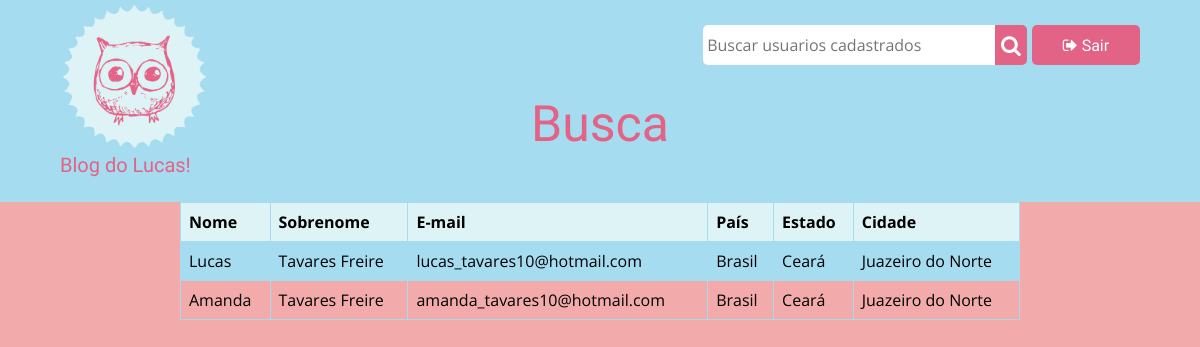
The app's page /tela_resultados.php with its own data.
### tables this page shows
CREATE TABLE `usuario` (
  `id` int(11) NOT NULL,
  `nome` varchar(200) NOT NULL,
  `sobrenome` varchar(200) NOT NULL,
  `pais` varchar(200) NOT NULL,
  `estado` varchar(200) NOT NULL,
  `cidade` varchar(200) NOT NULL,
  `email` varchar(200) NOT NULL,
  `senha` varchar(200) NOT NULL
);

### tela_resultados.php (the view, shortened to what this page needs)
<?php
    include "script_conexao_bd.php";
?>
<!DOCTYPE html>
<html lang="en">
<head>
    <link rel="stylesheet" href="css/style.css">
    <link rel="stylesheet" href="css/font-awesome/css/font-awesome.min.css">
</head>
<body>
    <header class="cabecalho">
        <button class="btn_opcoes" onclick="redirecionar_logout()"><i class="fa fa-sign-out" aria-hidden="true"></i> Sair</button>
        <form name="formBusca" method="post" action="tela_resultados.php">
            <input type="text" name="txt_busca" placeholder=" Buscar usuarios cadastrados">
            <button class="btn_busca" type="submit"><i class="fa fa-search fa-lg"></i></button>
        </form>
        <h1 class="labelPagina">Busca</h1>
        <h1 class="logo"><a href="index.php" title="Blog do Lucas"></a></h1>
        <h1 class="legendaLogo">Blog do Lucas!</h1>
    </header>
    <header class="resultados">
        <?php
            $txt_busca = $_POST['txt_busca'];
            $sql = mysqli_query($conexao, "SELECT * FROM usuario WHERE CONCAT(nome, sobrenome) like '%".$txt_busca."%'");
            $linhas = mysqli_num_rows($sql);
            if($linhas > 0){
                echo "<table>
                        <tr>
                            <th>Nome</th>
                            <th>Sobrenome</th>
                            <th>E-mail</th>
                            <th>País</th>
                            <th>Estado</th>
                            <th>Cidade</th>
                        </tr> ";
                while($linha = mysqli_fetch_array($sql)){
                    $nome = $linha['nome'];
                    $sobrenome = $linha['sobrenome'];
                    $email = $linha['email'];
                    $pais = $linha['pais'];
                    $estado = $linha['estado'];
                    $cidade = $linha['cidade'];
                    echo "<tr>
                            <td>".$nome."</td>
                            <td>".$sobrenome."</td>
                            <td>".$email."</td>
                            <td>".$pais."</td>
                            <td>".$estado."</td>
                            <td>".$cidade."</td>
                        </tr>";
                }
                echo "</table>";
            }
        ?>
    </header>
</body>
</html>

### css/style.css (style rules this page uses)
* { margin: 0; padding: 0; font-size: 100%; font-family: 'Open Sans', sans-serif; font-weight: normal; box-sizing:border-box; border:none; outline: none; }
body { background-color: #f2aaaa; }
a { text-decoration: none; }
.cabecalho { width: 100%; float: left; padding: 25px 5%; background-color: #a6dcef; }
.logo a { width: 150px; margin-top: -150px; height: 150px; float: left; background: url(../imgs/logo2.png) no-repeat; background-size: 150px; }
.legendaLogo { font-size: 20px; font-family: 'Leckerli One', cursive; color: #e36387; }
.labelPagina { font-size: 50px; font-family: 'Leckerli One', cursive; color: #e36387; text-align: center; margin-top: 70px; }
.cabecalho form { width: 30%; float: right; }
.cabecalho input[type="text"] { width: 90%; height: 40px; float:left; border-radius:5px 0 0 5px; }
.btn_busca { width: 10%; float: right; height: 40px; background-color: #e36387; color: #fff; cursor: pointer; border-radius:0 5px 5px 0; }
.btn_opcoes { width: 10%; height: 40px; margin-left: 5px; font-family: 'Leckerli One', cursive; float: right; background-color: #e36387; color: #fff; border-radius:5px; cursor: pointer; }
.resultados { padding: 15% 15%; text-align: center; }
.resultados table { font-family: arial, sans-serif; border-collapse: collapse; width: 100%; }
.resultados th { font-weight: bold; border: 1px solid #a6dcef; background-color: #ddf3f5; text-align: left; padding: 8px; }
.resultados td { border: 1px solid #a6dcef; text-align: left; padding: 8px; }
.resultados tr:nth-child(even) { background-color: #a6dcef; }

### records on screen
usuario: nome "Lucas", sobrenome "Tavares Freire", email "lucas_tavares10@hotmail.com", pais "Brasil", estado "Ceará", cidade "Juazeiro do Norte"
usuario: nome "Amanda", sobrenome "Tavares Freire", email "amanda_tavares10@hotmail.com", pais "Brasil", estado "Ceará", cidade "Juazeiro do Norte"
